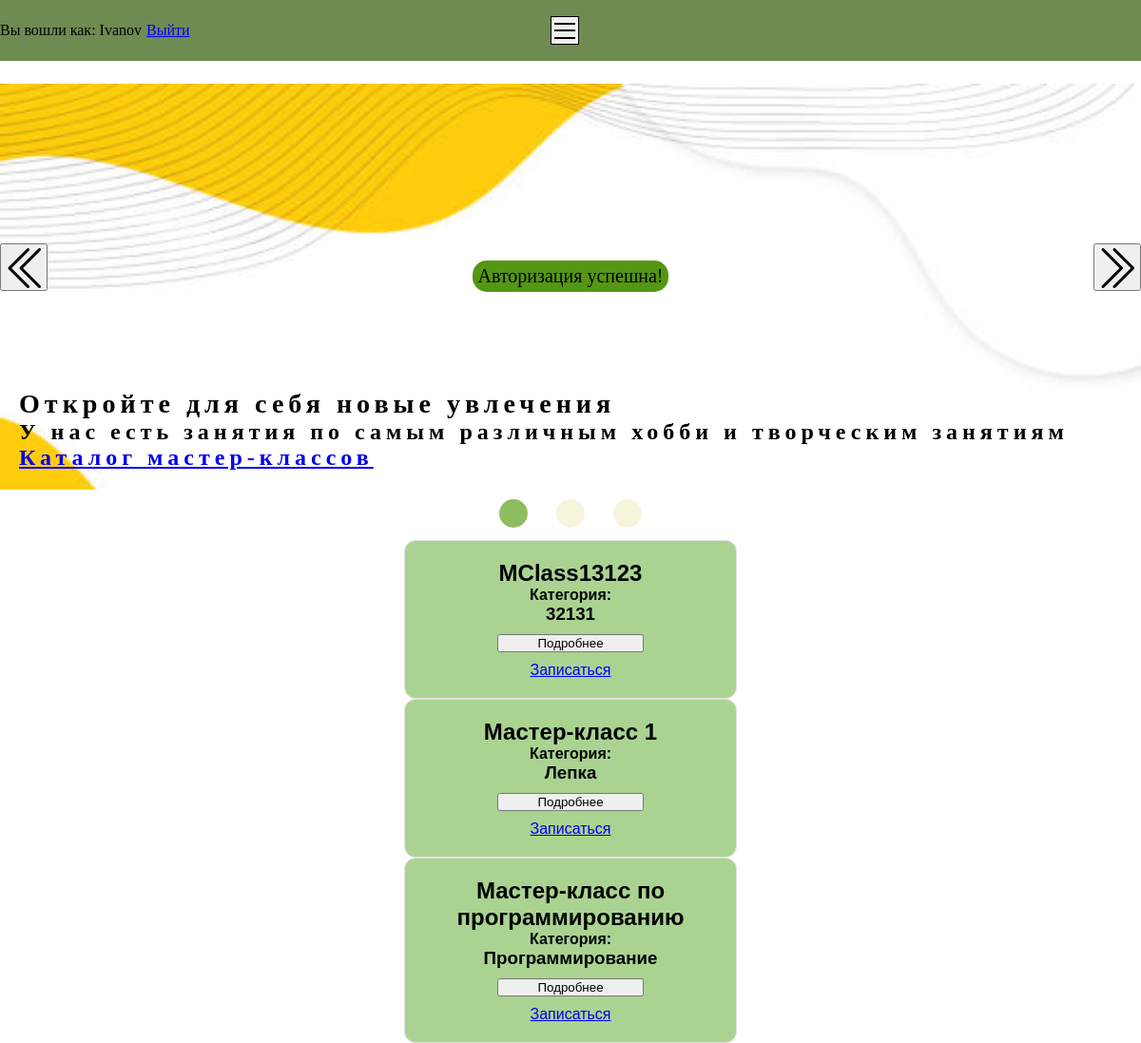
The page /mainPage.php (signed in) on the database its author committed.
### tables this page shows
CREATE TABLE `masterclasses` (
  `id` int(11) NOT NULL,
  `title` varchar(255) NOT NULL,
  `description` text NOT NULL,
  `category_id` int(11) NOT NULL,
  `created_at` timestamp NOT NULL DEFAULT current_timestamp()
);

CREATE TABLE `categories` (
  `id` int(11) NOT NULL,
  `categorytitle` varchar(255) NOT NULL,
  `created_at` timestamp NOT NULL DEFAULT current_timestamp()
);

### mainPage.php (the view, shortened to what this page needs)
<?php session_start();
 require_once 'database/dbconnect.php';
$mClassesSql = "SELECT
    m.id,
    m.title,
    m.description,
    c.categorytitle,
    GROUP_CONCAT(d.date SEPARATOR '|') AS all_dates
FROM masterclasses m
JOIN categories c ON m.category_id = c.id
LEFT JOIN dates d ON m.id = d.masterclass_id
GROUP BY m.id
";
$mClassesStmt = $conn->query($mClassesSql);
$mClasses = $mClassesStmt->fetchAll(PDO::FETCH_ASSOC);
?>
<!DOCTYPE html>
<html lang="en">
<head>
    <link rel="stylesheet" href="css/themes.css">
    <link rel="stylesheet" href="css/mainPage.css">
    <link rel="stylesheet" href="css/burgerMenu.css">
    <link rel="stylesheet" href="css/catalog.css">
</head>
<body>
<?php if(isset($_SESSION['message']))
      {?>
        <p class='sessionMsg'> <?= $_SESSION['message'];?> </p>
    <?php unset($_SESSION['message']); } ?>
    <header>
        <p>Вы вошли как: <?=$_SESSION['user']['userLogin']?></p>
        <div class="headerInfo">
            <a href="php/logOut.php">Выйти</a>
        </div>
    </header>
    <main>
        <section class="sliderSection">
            <div class="sliderWrap">
                <div class="slider" id="slider-content">
                    <div class="banner banner1 active">
                        <div class="banner-txt">
                            <h3>Откройте для себя новые увлечения</h3>
                            <p>У нас есть занятия по самым различным хобби и творческим занятиям</p>
                            <a href="catalog.php">Каталог мастер-классов</a>
                        </div>
                    </div>
                </div>
                <button id="prevBtn"><img src="media/strelka-vlevo.png" alt=""></button>
                <button id="nextBtn"><img src="media/strelka-vpravo.png" alt=""></button>
                <div id="indicators">
                        <div class="circle circleActive"></div>
                        <div class="circle"></div>
                        <div class="circle"></div>
                    </div>
            </div>
        </section>
        <div id="mClasses">
            <?php foreach ($mClasses as $mClass): ?>
                <div class="mClassCard">
                    <div class="cardMain">
                        <h2 class="mClassTitle"><?= $mClass['title'] ?></h2>
                        <h4>Категория:</h4>
                        <h3 class="category"><?= $mClass['categorytitle'] ?></h3>
                    </div>
                    <div class="btns">
                        <button class="cardBtn">Подробнее</button>
                        <a href="requestPage.php?id=<?= $mClass['id'] ?>" class="requestBtn">Записаться</a>
                    </div>
                </div>
            <?php endforeach; ?>
        </div>
    </main>
</body>
</html>

### css/themes.css (style rules this page uses)
:root { --bg-primary: rgb(132, 179, 161); --bg-secondary: #4fa16f; --header-primary: rgb(110, 139, 82); --text-primary: #333333; --text-secondary: #666666; --border-color: #e0e0e0; --accent-color: #7fbd5ba9; --accent-hover: #862c2c; --input-bg: #ffffff; --message-bg: #f8d7da; --message-text: #721c24; --message-border: #f5c6cb; scroll-behavior: smooth; }

### css/mainPage.css (style rules this page uses)
* { margin:0; padding:0; box-sizing: border-box; }
body { display: flex; flex-direction: column; align-items: center; }
header { width: 100vw; height: 8vh; display: flex; justify-content: flex-start; align-items: center; text-align: center; background-color: var(--header-primary); gap: 5px; }
.headerInfo { display: flex; width: 35%; gap: 5px; }
main { display: flex; flex-direction: column; align-items: center; }
.sliderWrap { width: 100vw; height: 60vh; margin-top: 2%; display: flex; flex-direction: column; gap: 10px; position: relative; justify-content: center; overflow: hidden; }
.slider { display: flex; height: 60vh; background-color: #8c8f63; transition: all 0.5s ease-in-out; }
.banner1 { background: url(../media/image1.png); background-size: cover; }
.banner { flex-shrink: 0; padding: 20px; display: flex; align-items: flex-end; width: 100vw; height: 100%; }
.banner-txt { color: #000000; font-family: handjet; font-weight: bolder; font-size: x-large; letter-spacing: 5px; }
#prevBtn, #nextBtn { position: absolute; width: 50px; height: 50px; top: 35%; cursor: pointer; }
#nextBtn { right: 0; }
#indicators { display: flex; flex-direction: row; width: 100%; height: 10%; justify-content: center; gap: 30px; }
.circle { width: 30px; height: 30px; border-radius: 50%; background-color: beige; cursor: pointer; }
.circleActive { background-color: #8ebd5e; }
.sessionMsg { position: fixed; display: flex; justify-self: center; width: fit-content; text-align: center; font-size: 20px; height: fit-content; background-color: #549712; border-radius: 15px; padding: 5px; color:#000000; z-index: 999; top: 25%; }

### css/catalog.css (style rules this page uses)
* { margin:0; padding:0; box-sizing: border-box; scroll-behavior: smooth; }
.mClassCard { display: grid; width: 350px; border: 1px solid #e0e0e0; border-radius: 12px; padding: 20px; background: var(--accent-color); font-family: sans-serif; overflow: hidden; gap: 5px; text-align: center; }
.btns { display: flex; flex-direction: column; gap: 10px; width: 100%; }
.btns > button { width: 50%; align-self: center; }

### rows shown on the page
masterclasses: title "MClass13123", category.categorytitle "32131"
masterclasses: title "Мастер-класс 1", category.categorytitle "Лепка"
masterclasses: title "Мастер-класс по программированию", category.categorytitle "Программирование"

### other values the page prints
$_SESSION['message'] "Авторизация успешна!"
$_SESSION['user']['userLogin'] "Ivanov"
